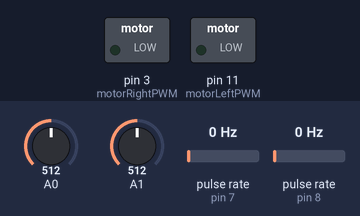
The sketch below on a simulated Arduino Uno, built with avr-gcc and run on an emulated ATmega328P. On the bench: switched loads named in the sketch (green lamp = pin HIGH). Wiring (inferred from the names in the program): 2 × pulse sensor: data pin 7 / data pin 8. The test bench sets the inputs (shaded band); at power-on: A0 = 512, A1 = 512, pulse rate (sensors on pin 7, pin 8) 0 Hz. What the sketch prints to the serial monitor is not drawn.

Above: at 11.2 s.
11.3 s: A0 set to 125
12.8 s: A0 set to 108
At 14.1 s:
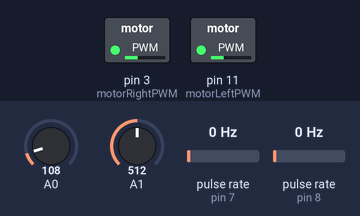
15.8 s: A1 set to 110
18.5 s: A1 set to 405
20.0 s: A1 set to 435
At 20.7 s:
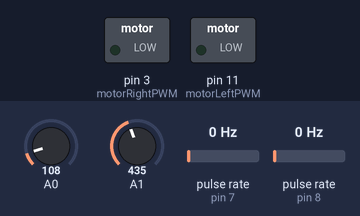
23.0 s: A1 set to 30
Timing chart, 0 to 26.0 s (numbered marks = the images above; inputs shaded):
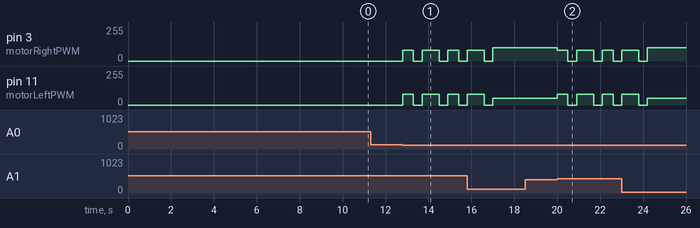

Measured:
- the behaviour switches between 120 and 119 on A0 (found by bisection; images 0 and 1)
- after the input at 11.3 s, every drawn part: stays the same
- after the input at 12.8 s, pin 3 (motorRightPWM), pin 11 (motorLeftPWM): goes 80/255 0.50 s, 0/255 0.40 s, 80/255 0.80 s, 0/255 0.40 s, 80/255 0.50 s, then 0/255, starting at once
- after the input at 18.5 s, every drawn part: stays the same
- after the input at 20.0 s, pin 3 (motorRightPWM), pin 11 (motorLeftPWM): goes 80/255 0.50 s, 0/255 0.40 s, 80/255 0.80 s, 0/255 0.40 s, 80/255 0.50 s, then 0/255, starting at once

The sketch:

Maze_Follow_IR_Bumper.ino
```cpp
/*
 * A closed-loop proportional control implementation for a mobile robot.
 * Utilizes two break beam sensors for wheel encoders and IR sensors
 * to explore and solve a maze.
 * 3/8/2017
 */

#include <PinChangeInt.h> // Library for handling pin change interrupts

// Digital pins assigned for wheel encoders
#define EncoderMotorLeft 8
#define EncoderMotorRight 7

// Gain factors for left and right motors
#define GAINleftMotor (1)
#define GAINrightMotor (1)

// Motor identifiers
#define LEFTmotor 1
#define RIGHTmotor 2

// PWM and direction pins for the motors
#define motorRightPWM 3
#define motorRightDirection 12
#define motorLeftPWM 11
#define motorLeftDirection 13

// Threshold for IR sensor readings
#define threshold (120)

// Constants for direction encoding
#define F (0) // Forward
#define L (1) // Left turn
#define R (2) // Right turn

// Variables for IR sensor readings and maze navigation
float distance = 26.48; // Default cell distance to traverse
int leftIR;            // Left IR sensor reading
int forwardIR;         // Forward IR sensor reading

// Array to store movement commands for optimization
int turnArray[50] = {};
int i = 0; // Index for turnArray

// Encoder count variables (updated via interrupts)
volatile unsigned int leftEncoderCount = 0;
volatile unsigned int rightEncoderCount = 0;

void setup() {
  // Initialize serial communication for debugging
  Serial.begin(9600);
  Serial.println("Encoder Testing Program");

  // Setup for the left encoder
  Serial.print("Now setting up the Left Encoder: Pin ");
  Serial.println(EncoderMotorLeft);
  pinMode(EncoderMotorLeft, INPUT);     // Configure as input
  digitalWrite(EncoderMotorLeft, HIGH); // Enable pull-up resistor
  PCintPort::attachInterrupt(EncoderMotorLeft, indexLeftEncoderCount, CHANGE); // Attach interrupt

  // Setup for the right encoder
  Serial.print("Now setting up the Right Encoder: Pin ");
  Serial.println(EncoderMotorRight);
  pinMode(EncoderMotorRight, INPUT);    // Configure as input
  digitalWrite(EncoderMotorRight, HIGH); // Enable pull-up resistor
  PCintPort::attachInterrupt(EncoderMotorRight, indexRightEncoderCount, CHANGE); // Attach interrupt

  // Delay for stabilization
  delay(10000);
}

void loop() {
  // Continuously read sensor data and explore the maze
  leftIR = analogRead(1);   // Left IR sensor reading
  forwardIR = analogRead(0); // Forward IR sensor reading
  exploreMaze(leftIR, forwardIR); // Call the maze exploration function
}

// Drive function to move the robot a specified distance
int drive(float distance) {
  int countLeft = 0;
  int countRight = 0;

  // Reset encoder counts
  leftEncoderCount = 0;
  rightEncoderCount = 0;

  // Loop until the desired encoder counts are reached
  while (leftIR >= threshold) {
    motor(LEFTmotor, 70);  // Set left motor speed
    motor(RIGHTmotor, 100); // Set right motor speed

    // Update encoder counts
    countLeft = leftEncoderCount;
    countRight = rightEncoderCount;

    // Update IR sensor readings
    leftIR = analogRead(1);
    forwardIR = analogRead(0);

    // Obstacle detection and handling
    if (leftIR > 400 || forwardIR >= 420) {
      // Handle turning maneuvers based on sensor inputs
      turnObstacleHandling(forwardIR);
    }
  }
}

// Function to control motors based on input parameters
void motor(int m, int pwm) {
  if (m == LEFTmotor) {
    if (pwm > 0) {
      digitalWrite(motorLeftDirection, HIGH);
      analogWrite(motorLeftPWM, pwm);
    } else if (pwm < 0) {
      digitalWrite(motorLeftDirection, LOW);
      analogWrite(motorLeftPWM, -pwm);
    } else {
      analogWrite(motorLeftPWM, 0);
    }
  } else if (m == RIGHTmotor) {
    if (pwm > 0) {
      digitalWrite(motorRightDirection, HIGH);
      analogWrite(motorRightPWM, pwm);
    } else if (pwm < 0) {
      digitalWrite(motorRightDirection, LOW);
      analogWrite(motorRightPWM, -pwm);
    } else {
      analogWrite(motorRightPWM, 0);
    }
  }
}

// Function to explore the maze based on IR sensor data
int exploreMaze(int leftIR, int forwardIR) {
  if (leftIR > threshold && forwardIR < threshold) {
    drive(distance);      // Drive forward
    storeToArray(F);      // Log forward move
    goForward();          // Continue forward
    storeToArray(L);      // Log left turn
  }
}

// Function to store movement commands in an array
void storeToArray(int turn) {
  if (turn == F) {
    turnArray[i] = F;
  } else if (turn == L) {
    turnArray[i] = L;
  } else if (turn == R) {
    turnArray[i] = R;
  }
  i++; // Increment array index
}

// Function to move the robot forward until a condition is met
void goForward() {
  while (leftIR <= 420) {
    motor(RIGHTmotor, 100); // Move right motor forward
    motor(LEFTmotor, 50);   // Move left motor forward

    // Update IR sensor readings
    leftIR = analogRead(1);
    forwardIR = analogRead(0);

    // Handle obstacle detection during forward motion
    if (leftIR > 420 || forwardIR >= 450) {
      turnObstacleHandling(forwardIR);
    }
  }
}

// Interrupt handler for the left encoder
void indexLeftEncoderCount() {
  leftEncoderCount++;
}

// Interrupt handler for the right encoder
void indexRightEncoderCount() {
  rightEncoderCount++;
}

// Function to handle obstacles during navigation
void turnObstacleHandling(int forwardIR) {
  digitalWrite(motorRightDirection, LOW);
  analogWrite(motorRightPWM, 80);
  digitalWrite(motorLeftDirection, LOW);
  analogWrite(motorLeftPWM, 80);
  delay(500);

  analogWrite(motorRightPWM, 0);
  analogWrite(motorLeftPWM, 0);
  delay(400);

  digitalWrite(motorRightDirection, LOW);
  analogWrite(motorRightPWM, 80);
  digitalWrite(motorLeftDirection, HIGH);
  analogWrite(motorLeftPWM, 80);
  delay(800);

  analogWrite(motorRightPWM, 0);
  analogWrite(motorLeftPWM, 0);
  delay(400);
  storeToArray(R);
}
```
